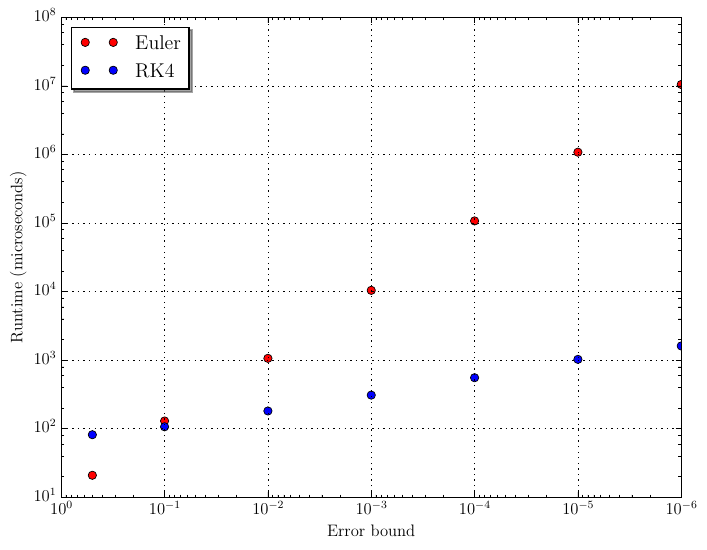

Reproduce this figure in Python.
import csv
import numpy as np
import matplotlib.pyplot as plt
from matplotlib import rc

from matplotlib.ticker import NullFormatter  # useful for `logit` scale

# Latex fonts
rc('font', **{'family': 'serif', 'serif': ['Computer Modern']})
rc('text', usetex=True)

# us
error = (0.5, 1e-1, 1e-2, 1e-3, 1e-4, 1e-5, 1e-6)
euler_time = (21, 130, 1066, 10448, 107531, 1081077, 10493566)
rk4_time = (82, 107, 182, 310, 556, 1030, 1616)


# plot with various axes scales
plt.figure(1)

# Show how II decreases with register depth 
plt.plot(error, euler_time, 'ro', label='Euler')
plt.legend(['Euler'])
plt.plot(error, rk4_time, 'bo', label='RK4')
plt.legend(shadow=True, loc='upper left')
plt.xlim(1, 1e-6)
plt.yscale('log')
plt.xscale('log')
plt.ylabel('Runtime (microseconds)')
plt.xlabel('Error bound')

plt.grid(True)


#plt.show()
plt.savefig("proj_4G.pdf", bbox_inches='tight')
